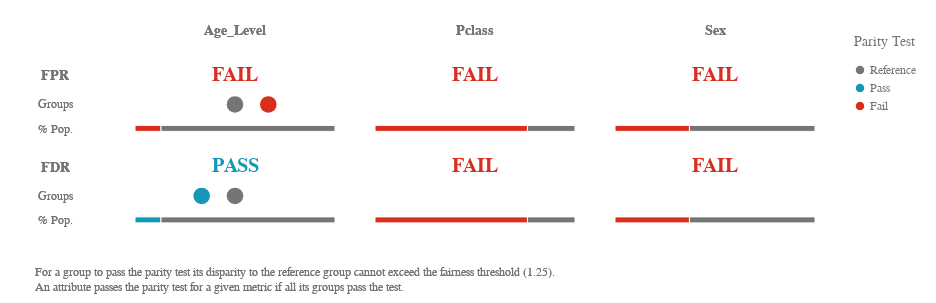

The notebook cell this image was saved under:
### Code cell
metrics = ['fpr','fdr']
disparity_tolerance = 1.25
ap.summary(bdf, metrics, fairness_threshold = disparity_tolerance)

### Figure 1 — Vega-Lite specification as saved in the notebook (floating-point values rounded to 4 significant figures)
{"config": {"view": {"continuousWidth": 400, "continuousHeight": 300, "strokeWidth": 0}, "legend": {"labelColor": "rgb(117,117,117)", "labelFont": "Arial", "labelFontSize": 12, "titleColor": "rgb(117,117,117)", "titleFont": "Arial", "titleFontSize": 14, "titleFontWeight": "normal", "titlePadding": 15}}, "vconcat": [{"hconcat": [{"vconcat": [{"mark": {"type": "text", "align": "center", "baseline": "middle", "color": "rgb(117,117,117)", "font": "Arial", "fontWeight": "bold", "size": 14}, "encoding": {"text": {"value": ""}}, "height": 32.25, "width": 80.0}, {"layer": [{"mark": {"type": "text", "align": "center", "baseline": "middle", "color": "rgb(117,117,117)", "font": "Arial", "fontWeight": "bold", "size": 14}, "encoding": {"text": {"value": "FPR"}, "y": {"type": "quantitative", "axis": {"domain": false, "grid": false, "labels": false, "ticks": false, "title": " "}, "field": "y_position", "scale": {"domain": [3, 1]}}}, "transform": [{"calculate": "1.2", "as": "y_position"}]}, {"mark": {"type": "text", "align": "center", "baseline": "middle", "color": "rgb(117,117,117)", "font": "Arial", "size": 12}, "encoding": {"text": {"value": "Groups"}, "y": {"type": "quantitative", "axis": {"domain": false, "grid": false, "labels": false, "ticks": false, "title": " "}, "field": "y_position", "scale": {"domain": [3, 1]}}}, "transform": [{"calculate": "2", "as": "y_position"}]}, {"mark": {"type": "text", "align": "center", "baseline": "middle", "color": "rgb(117,117,117)", "font": "Arial", "size": 12}, "encoding": {"text": {"value": "% Pop."}, "y": {"type": "quantitative", "axis": {"domain": false, "grid": false, "labels": false, "ticks": false, "title": " "}, "field": "y_position", "scale": {"domain": [3, 1]}}}, "transform": [{"calculate": "2.7", "as": "y_position"}]}], "height": 69.88, "width": 80.0}, {"layer": [{"mark": {"type": "text", "align": "center", "baseline": "middle", "color": "rgb(117,117,117)", "font": "Arial", "fontWeight": "bold", "size": 14}, "encoding": {"text": {"value": "FDR"}, "y": {"type": "quantitative", "axis": {"domain": false, "grid": false, "labels": false, "ticks": false, "title": " "}, "field": "y_position", "scale": {"domain": [3, 1]}}}, "transform": [{"calculate": "1.2", "as": "y_position"}]}, {"mark": {"type": "text", "align": "center", "baseline": "middle", "color": "rgb(117,117,117)", "font": "Arial", "size": 12}, "encoding": {"text": {"value": "Groups"}, "y": {"type": "quantitative", "axis": {"domain": false, "grid": false, "labels": false, "ticks": false, "title": " "}, "field": "y_position", "scale": {"domain": [3, 1]}}}, "transform": [{"calculate": "2", "as": "y_position"}]}, {"mark": {"type": "text", "align": "center", "baseline": "middle", "color": "rgb(117,117,117)", "font": "Arial", "size": 12}, "encoding": {"text": {"value": "% Pop."}, "y": {"type": "quantitative", "axis": {"domain": false, "grid": false, "labels": false, "ticks": false, "title": " "}, "field": "y_position", "scale": {"domain": [3, 1]}}}, "transform": [{"calculate": "2.7", "as": "y_position"}]}], "height": 69.88, "width": 80.0}], "bounds": "flush", "data": {"name": "data-79dd248bdaa0ea02c535240e8ad022c8"}, "spacing": 21.5}, {"hconcat": [{"vconcat": [{"data": {"name": "data-79dd248bdaa0ea02c535240e8ad022c8"}, "mark": {"type": "text", "align": "center", "baseline": "middle", "color": "rgb(117,117,117)", "font": "Arial", "fontWeight": "bold", "size": 14}, "encoding": {"text": {"value": "Age_Level"}}, "height": 32.25, "width": 200.0}, {"layer": [{"data": {"name": "data-0648884f34076ca4404072fa7f837079"}, "mark": {"type": "text", "align": "center", "baseline": "middle", "font": "Arial", "fontWeight": "bold", "size": 20}, "encoding": {"color": {"type": "ordinal", "field": "parity_result", "legend": {"title": ""}, "scale": {"domain": ["Reference", "Pass", "Fail"], "range": ["rgb(117,117,117)", "rgb(20, 152, 181)", "rgb(217, 46, 28)"]}}, "text": {"value": "FAIL"}, "y": {"type": "quantitative", "axis": {"domain": false, "grid": false, "labels": false, "ticks": false, "title": " "}, "field": "y_position", "scale": {"domain": [3, 1]}}}, "transform": [{"calculate": "1", "as": "y_position"}]}, {"data": {"name": "data-e6fd1ef93f565a9c14b4dc5e25f5c500"}, "mark": {"type": "bar", "size": 6, "stroke": "white"}, "encoding": {"color": {"type": "ordinal", "field": "fpr_parity_result", "legend": {"padding": 20, "title": "Parity Test"}, "scale": {"domain": ["Reference", "Pass", "Fail"], "range": ["rgb(117,117,117)", "rgb(20, 152, 181)", "rgb(217, 46, 28)"]}}, "tooltip": [{"type": "nominal", "field": "fpr_parity_result", "title": "Parity"}, {"type": "nominal", "field": "tooltip_group_size", "title": "Size"}, {"type": "nominal", "field": "tooltip_groups_name_size", "title": "Groups"}], "x": {"type": "quantitative", "aggregate": "sum", "axis": {"domain": false, "grid": false, "labels": false, "ticks": false, "title": " "}, "field": "group_size", "stack": "normalize"}, "y": {"type": "quantitative", "axis": {"domain": false, "grid": false, "labels": false, "ticks": false, "title": " "}, "field": "y_position", "scale": {"domain": [3, 1]}}}, "transform": [{"calculate": "2.8", "as": "y_position"}]}, {"data": {"name": "data-40647baace03944002fd5cad373a7cc6"}, "mark": {"type": "circle", "opacity": 1}, "encoding": {"color": {"type": "ordinal", "field": "fpr_parity_result", "legend": {"title": ""}, "scale": {"domain": ["Reference", "Pass", "Fail"], "range": ["rgb(117,117,117)", "rgb(20, 152, 181)", "rgb(217, 46, 28)"]}}, "size": {"value": 275}, "tooltip": [{"type": "nominal", "field": "attribute_value", "title": "Group"}, {"type": "nominal", "field": "tooltip_group_size", "title": "Group Size"}, {"type": "nominal", "field": "tooltip_parity_test_explanation_fpr", "title": "Parity Test"}, {"type": "nominal", "field": "tooltip_disparity_explanation_fpr", "title": "Disparity"}, {"type": "quantitative", "field": "fpr", "format": ".2f", "title": "FPR"}], "x": {"type": "quantitative", "axis": {"domain": false, "grid": false, "labels": false, "ticks": false, "title": " "}, "field": "fpr_disparity_rank", "scale": {"domain": [-3, 3], "nice": false}}, "y": {"type": "quantitative", "axis": {"domain": false, "grid": false, "labels": false, "ticks": false, "title": " "}, "field": "y_position", "scale": {"domain": [3, 1]}}}, "transform": [{"calculate": "2", "as": "y_position"}]}], "height": 69.88, "resolve": {"scale": {"x": "independent"}}, "width": 200.0}, {"layer": [{"data": {"name": "data-126d4ae515fac080ab56453e43289c66"}, "mark": {"type": "text", "align": "center", "baseline": "middle", "font": "Arial", "fontWeight": "bold", "size": 20}, "encoding": {"color": {"type": "ordinal", "field": "parity_result", "legend": {"title": ""}, "scale": {"domain": ["Reference", "Pass", "Fail"], "range": ["rgb(117,117,117)", "rgb(20, 152, 181)", "rgb(217, 46, 28)"]}}, "text": {"value": "PASS"}, "y": {"type": "quantitative", "axis": {"domain": false, "grid": false, "labels": false, "ticks": false, "title": " "}, "field": "y_position", "scale": {"domain": [3, 1]}}}, "transform": [{"calculate": "1", "as": "y_position"}]}, {"data": {"name": "data-69a6688c089bfc1f8120553234045665"}, "mark": {"type": "bar", "size": 6, "stroke": "white"}, "encoding": {"color": {"type": "ordinal", "field": "fdr_parity_result", "legend": {"padding": 20, "title": "Parity Test"}, "scale": {"domain": ["Reference", "Pass", "Fail"], "range": ["rgb(117,117,117)", "rgb(20, 152, 181)", "rgb(217, 46, 28)"]}}, "tooltip": [{"type": "nominal", "field": "fdr_parity_result", "title": "Parity"}, {"type": "nominal", "field": "tooltip_group_size", "title": "Size"}, {"type": "nominal", "field": "tooltip_groups_name_size", "title": "Groups"}], "x": {"type": "quantitative", "aggregate": "sum", "axis": {"domain": false, "grid": false, "labels": false, "ticks": false, "title": " "}, "field": "group_size", "stack": "normalize"}, "y": {"type": "quantitative", "axis": {"domain": false, "grid": false, "labels": false, "ticks": false, "title": " "}, "field": "y_position", "scale": {"domain": [3, 1]}}}, "transform": [{"calculate": "2.8", "as": "y_position"}]}, {"data": {"name": "data-40647baace03944002fd5cad373a7cc6"}, "mark": {"type": "circle", "opacity": 1}, "encoding": {"color": {"type": "ordinal", "field": "fdr_parity_result", "legend": {"title": ""}, "scale": {"domain": ["Reference", "Pass", "Fail"], "range": ["rgb(117,117,117)", "rgb(20, 152, 181)", "rgb(217, 46, 28)"]}}, "size": {"value": 275}, "tooltip": [{"type": "nominal", "field": "attribute_value", "title": "Group"}, {"type": "nominal", "field": "tooltip_group_size", "title": "Group Size"}, {"type": "nominal", "field": "tooltip_parity_test_explanation_fdr", "title": "Parity Test"}, {"type": "nominal", "field": "tooltip_disparity_explanation_fdr", "title": "Disparity"}, {"type": "quantitative", "field": "fdr", "format": ".2f", "title": "FDR"}], "x": {"type": "quantitative", "axis": {"domain": false, "grid": false, "labels": false, "ticks": false, "title": " "}, "field": "fdr_disparity_rank", "scale": {"domain": [-3, 3], "nice": false}}, "y": {"type": "quantitative", "axis": {"domain": false, "grid": false, "labels": false, "ticks": false, "title": " "}, "field": "y_position", "scale": {"domain": [3, 1]}}}, "transform": [{"calculate": "2", "as": "y_position"}]}], "height": 69.88, "resolve": {"scale": {"x": "independent"}}, "width": 200.0}], "bounds": "flush", "spacing": 21.5}, {"vconcat": [{"data": {"name": "data-79dd248bdaa0ea02c535240e8ad022c8"}, "mark": {"type": "text", "align": "center", "baseline": "middle", "color": "rgb(117,117,117)", "font": "Arial", "fontWeight": "bold", "size": 14}, "encoding": {"text": {"value": "Pclass"}}, "height": 32.25, "width": 200.0}, {"layer": [{"data": {"name": "data-0648884f34076ca4404072fa7f837079"}, "mark": {"type": "text", "align": "center", "baseline": "middle", "font": "Arial", "fontWeight": "bold", "size": 20}, "encoding": {"color": {"type": "ordinal", "field": "parity_result", "legend": {"title": ""}, "scale": {"domain": ["Reference", "Pass", "Fail"], "range": ["rgb(117,117,117)", "rgb(20, 152, 181)", "rgb(217, 46, 28)"]}}, "text": {"value": "FAIL"}, "y": {"type": "quantitative", "axis": {"domain": false, "grid": false, "labels": false, "ticks": false, "title": " "}, "field": "y_position", "scale": {"domain": [3, 1]}}}, "transform": [{"calculate": "1", "as": "y_position"}]}, {"data": {"name": "data-954e41f13d8ffe260ce665554581a3c4"}, "mark": {"type": "bar", "size": 6, "stroke": "white"}, "encoding": {"color": {"type": "ordinal", "field": "fpr_parity_result", "legend": {"padding": 20, "title": "Parity Test"}, "scale": {"domain": ["Reference", "Pass", "Fail"], "range": ["rgb(117,117,117)", "rgb(20, 152, 181)", "rgb(217, 46, 28)"]}}, "tooltip": [{"type": "nominal", "field": "fpr_parity_result", "title": "Parity"}, {"type": "nominal", "field": "tooltip_group_size", "title": "Size"}, {"type": "nominal", "field": "tooltip_groups_name_size", "title": "Groups"}], "x": {"type": "quantitative", "aggregate": "sum", "axis": {"domain": false, "grid": false, "labels": false, "ticks": false, "title": " "}, "field": "group_size", "stack": "normalize"}, "y": {"type": "quantitative", "axis": {"domain": false, "grid": false, "labels": false, "ticks": false, "title": " "}, "field": "y_position", "scale": {"domain": [3, 1]}}}, "transform": [{"calculate": "2.8", "as": "y_position"}]}, {"data": {"name": "data-af0e812ead6b20957ecb960522799c25"}, "mark": {"type": "circle", "opacity": 1}, "encoding": {"color": {"type": "ordinal", "field": "fpr_parity_result", "legend": {"title": ""}, "scale": {"domain": ["Reference", "Pass", "Fail"], "range": ["rgb(117,117,117)", "rgb(20, 152, 181)", "rgb(217, 46, 28)"]}}, "size": {"value": 275}, "tooltip": [{"type": "nominal", "field": "attribute_value", "title": "Group"}, {"type": "nominal", "field": "tooltip_group_size", "title": "Group Size"}, {"type": "nominal", "field": "tooltip_parity_test_explanation_fpr", "title": "Parity Test"}, {"type": "nominal", "field": "tooltip_disparity_explanation_fpr", "title": "Disparity"}, {"type": "quantitative", "field": "fpr", "format": ".2f", "title": "FPR"}], "x": {"type": "quantitative", "axis": {"domain": false, "grid": false, "labels": false, "ticks": false, "title": " "}, "field": "fpr_disparity_rank", "scale": {"domain": [-3, 3], "nice": false}}, "y": {"type": "quantitative", "axis": {"domain": false, "grid": false, "labels": false, "ticks": false, "title": " "}, "field": "y_position", "scale": {"domain": [3, 1]}}}, "transform": [{"calculate": "2", "as": "y_position"}]}], "height": 69.88, "resolve": {"scale": {"x": "independent"}}, "width": 200.0}, {"layer": [{"data": {"name": "data-0648884f34076ca4404072fa7f837079"}, "mark": {"type": "text", "align": "center", "baseline": "middle", "font": "Arial", "fontWeight": "bold", "size": 20}, "encoding": {"color": {"type": "ordinal", "field": "parity_result", "legend": {"title": ""}, "scale": {"domain": ["Reference", "Pass", "Fail"], "range": ["rgb(117,117,117)", "rgb(20, 152, 181)", "rgb(217, 46, 28)"]}}, "text": {"value": "FAIL"}, "y": {"type": "quantitative", "axis": {"domain": false, "grid": false, "labels": false, "ticks": false, "title": " "}, "field": "y_position", "scale": {"domain": [3, 1]}}}, "transform": [{"calculate": "1", "as": "y_position"}]}, {"data": {"name": "data-1a2fdaf5fa46718b06387a035a098459"}, "mark": {"type": "bar", "size": 6, "stroke": "white"}, "encoding": {"color": {"type": "ordinal", "field": "fdr_parity_result", "legend": {"padding": 20, "title": "Parity Test"}, "scale": {"domain": ["Reference", "Pass", "Fail"], "range": ["rgb(117,117,117)", "rgb(20, 152, 181)", "rgb(217, 46, 28)"]}}, "tooltip": [{"type": "nominal", "field": "fdr_parity_result", "title": "Parity"}, {"type": "nominal", "field": "tooltip_group_size", "title": "Size"}, {"type": "nominal", "field": "tooltip_groups_name_size", "title": "Groups"}], "x": {"type": "quantitative", "aggregate": "sum", "axis": {"domain": false, "grid": false, "labels": false, "ticks": false, "title": " "}, "field": "group_size", "stack": "normalize"}, "y": {"type": "quantitative", "axis": {"domain": false, "grid": false, "labels": false, "ticks": false, "title": " "}, "field": "y_position", "scale": {"domain": [3, 1]}}}, "transform": [{"calculate": "2.8", "as": "y_position"}]}, {"data": {"name": "data-af0e812ead6b20957ecb960522799c25"}, "mark": {"type": "circle", "opacity": 1}, "encoding": {"color": {"type": "ordinal", "field": "fdr_parity_result", "legend": {"title": ""}, "scale": {"domain": ["Reference", "Pass", "Fail"], "range": ["rgb(117,117,117)", "rgb(20, 152, 181)", "rgb(217, 46, 28)"]}}, "size": {"value": 275}, "tooltip": [{"type": "nominal", "field": "attribute_value", "title": "Group"}, {"type": "nominal", "field": "tooltip_group_size", "title": "Group Size"}, {"type": "nominal", "field": "tooltip_parity_test_explanation_fdr", "title": "Parity Test"}, {"type": "nominal", "field": "tooltip_disparity_explanation_fdr", "title": "Disparity"}, {"type": "quantitative", "field": "fdr", "format": ".2f", "title": "FDR"}], "x": {"type": "quantitative", "axis": {"domain": false, "grid": false, "labels": false, "ticks": false, "title": " "}, "field": "fdr_disparity_rank", "scale": {"domain": [-3, 3], "nice": false}}, "y": {"type": "quantitative", "axis": {"domain": false, "grid": false, "labels": false, "ticks": false, "title": " "}, "field": "y_position", "scale": {"domain": [3, 1]}}}, "transform": [{"calculate": "2", "as": "y_position"}]}], "height": 69.88, "resolve": {"scale": {"x": "independent"}}, "width": 200.0}], "bounds": "flush", "spacing": 21.5}, {"vconcat": [{"data": {"name": "data-79dd248bdaa0ea02c535240e8ad022c8"}, "mark": {"type": "text", "align": "center", "baseline": "middle", "color": "rgb(117,117,117)", "font": "Arial", "fontWeight": "bold", "size": 14}, "encoding": {"text": {"value": "Sex"}}, "height": 32.25, "width": 200.0}, {"layer": [{"data": {"name": "data-0648884f34076ca4404072fa7f837079"}, "mark": {"type": "text", "align": "center", "baseline": "middle", "font": "Arial", "fontWeight": "bold", "size": 20}, "encoding": {"color": {"type": "ordinal", "field": "parity_result", "legend": {"title": ""}, "scale": {"domain": ["Reference", "Pass", "Fail"], "range": ["rgb(117,117,117)", "rgb(20, 152, 181)", "rgb(217, 46, 28)"]}}, "text": {"value": "FAIL"}, "y": {"type": "quantitative", "axis": {"domain": false, "grid": false, "labels": false, "ticks": false, "title": " "}, "field": "y_position", "scale": {"domain": [3, 1]}}}, "transform": [{"calculate": "1", "as": "y_position"}]}, {"data": {"name": "data-8d2443fb81e6056a213d2d8e71049d39"}, "mark": {"type": "bar", "size": 6, "stroke": "white"}, "encoding": {"color": {"type": "ordinal", "field": "fpr_parity_result", "legend": {"padding": 20, "title": "Parity Test"}, "scale": {"domain": ["Reference", "Pass", "Fail"], "range": ["rgb(117,117,117)", "rgb(20, 152, 181)", "rgb(217, 46, 28)"]}}, "tooltip": [{"type": "nominal", "field": "fpr_parity_result", "title": "Parity"}, {"type": "nominal", "field": "tooltip_group_size", "title": "Size"}, {"type": "nominal", "field": "tooltip_groups_name_size", "title": "Groups"}], "x": {"type": "quantitative", "aggregate": "sum", "axis": {"domain": false, "grid": false, "labels": false, "ticks": false, "title": " "}, "field": "group_size", "stack": "normalize"}, "y": {"type": "quantitative", "axis": {"domain": false, "grid": false, "labels": false, "ticks": false, "title": " "}, "field": "y_position", "scale": {"domain": [3, 1]}}}, "transform": [{"calculate": "2.8", "as": "y_position"}]}, {"data": {"name": "data-1fcefadb0f5b24f142a10d35a097b69a"}, "mark": {"type": "circle", "opacity": 1}, "encoding": {"color": {"type": "ordinal", "field": "fpr_parity_result", "legend": {"title": ""}, "scale": {"domain": ["Reference", "Pass", "Fail"], "range": ["rgb(117,117,117)", "rgb(20, 152, 181)", "rgb(217, 46, 28)"]}}, "size": {"value": 275}, "tooltip": [{"type": "nominal", "field": "attribute_value", "title": "Group"}, {"type": "nominal", "field": "tooltip_group_size", "title": "Group Size"}, {"type": "nominal", "field": "tooltip_parity_test_explanation_fpr", "title": "Parity Test"}, {"type": "nominal", "field": "tooltip_disparity_explanation_fpr", "title": "Disparity"}, {"type": "quantitative", "field": "fpr", "format": ".2f", "title": "FPR"}], "x": {"type": "quantitative", "axis": {"domain": false, "grid": false, "labels": false, "ticks": false, "title": " "}, "field": "fpr_disparity_rank", "scale": {"domain": [-3, 3], "nice": false}}, "y": {"type": "quantitative", "axis": {"domain": false, "grid": false, "labels": false, "ticks": false, "title": " "}, "field": "y_position", "scale": {"domain": [3, 1]}}}, "transform": [{"calculate": "2", "as": "y_position"}]}], "height": 69.88, "resolve": {"scale": {"x": "independent"}}, "width": 200.0}, {"layer": [{"data": {"name": "data-0648884f34076ca4404072fa7f837079"}, "mark": {"type": "text", "align": "center", "baseline": "middle", "font": "Arial", "fontWeight": "bold", "size": 20}, "encoding": {"color": {"type": "ordinal", "field": "parity_result", "legend": {"title": ""}, "scale": {"domain": ["Reference", "Pass", "Fail"], "range": ["rgb(117,117,117)", "rgb(20, 152, 181)", "rgb(217, 46, 28)"]}}, "text": {"value": "FAIL"}, "y": {"type": "quantitative", "axis": {"domain": false, "grid": false, "labels": false, "ticks": false, "title": " "}, "field": "y_position", "scale": {"domain": [3, 1]}}}, "transform": [{"calculate": "1", "as": "y_position"}]}, {"data": {"name": "data-b173bc9ea50b4e904ed8b90baccf9d19"}, "mark": {"type": "bar", "size": 6, "stroke": "white"}, "encoding": {"color": {"type": "ordinal", "field": "fdr_parity_result", "legend": {"padding": 20, "title": "Parity Test"}, "scale": {"domain": ["Reference", "Pass", "Fail"], "range": ["rgb(117,117,117)", "rgb(20, 152, 181)", "rgb(217, 46, 28)"]}}, "tooltip": [{"type": "nominal", "field": "fdr_parity_result", "title": "Parity"}, {"type": "nominal", "field": "tooltip_group_size", "title": "Size"}, {"type": "nominal", "field": "tooltip_groups_name_size", "title": "Groups"}], "x": {"type": "quantitative", "aggregate": "sum", "axis": {"domain": false, "grid": false, "labels": false, "ticks": false, "title": " "}, "field": "group_size", "stack": "normalize"}, "y": {"type": "quantitative", "axis": {"domain": false, "grid": false, "labels": false, "ticks": false, "title": " "}, "field": "y_position", "scale": {"domain": [3, 1]}}}, "transform": [{"calculate": "2.8", "as": "y_position"}]}, {"data": {"name": "data-1fcefadb0f5b24f142a10d35a097b69a"}, "mark": {"type": "circle", "opacity": 1}, "encoding": {"color": {"type": "ordinal", "field": "fdr_parity_result", "legend": {"title": ""}, "scale": {"domain": ["Reference", "Pass", "Fail"], "range": ["rgb(117,117,117)", "rgb(20, 152, 181)", "rgb(217, 46, 28)"]}}, "size": {"value": 275}, "tooltip": [{"type": "nominal", "field": "attribute_value", "title": "Group"}, {"type": "nominal", "field": "tooltip_group_size", "title": "Group Size"}, {"type": "nominal", "field": "tooltip_parity_test_explanation_fdr", "title": "Parity Test"}, {"type": "nominal", "field": "tooltip_disparity_explanation_fdr", "title": "Disparity"}, {"type": "quantitative", "field": "fdr", "format": ".2f", "title": "FDR"}], "x": {"type": "quantitative", "axis": {"domain": false, "grid": false, "labels": false, "ticks": false, "title": " "}, "field": "fdr_disparity_rank", "scale": {"domain": [-3, 3], "nice": false}}, "y": {"type": "quantitative", "axis": {"domain": false, "grid": false, "labels": false, "ticks": false, "title": " "}, "field": "y_position", "scale": {"domain": [3, 1]}}}, "transform": [{"calculate": "2", "as": "y_position"}]}], "height": 69.88, "resolve": {"scale": {"x": "independent"}}, "width": 200.0}], "bounds": "flush", "spacing": 21.5}], "bounds": "flush", "spacing": 240.0}], "bounds": "flush", "spacing": 120.0}, {"layer": [{"mark": {"type": "text", "align": "left", "baseline": "top", "fill": "rgb(117,117,117)", "font": "Arial", "fontSize": 12, "fontWeight": "normal"}, "encoding": {"text": {"value": "For a group to pass the parity test its disparity to the reference group cannot exceed the fairness threshold (1.25)."}, "x": {"value": 20.0}, "y": {"value": 0}}}, {"mark": {"type": "text", "align": "left", "baseline": "top", "fill": "rgb(117,117,117)", "font": "Arial", "fontSize": 12, "fontWeight": "normal"}, "encoding": {"text": {"value": "An attribute passes the parity test for a given metric if all its groups pass the test."}, "x": {"value": 20.0}, "y": {"value": 15.0}}}], "data": {"name": "data-79dd248bdaa0ea02c535240e8ad022c8"}}], "padding": {"top": 15, "bottom": 10}, "$schema": "https://vega.github.io/schema/vega-lite/v4.8.1.json", "datasets": {"data-79dd248bdaa0ea02c535240e8ad022c8": [{"a": 1, "b": 0}, {"a": 1, "b": 0}], "data-0648884f34076ca4404072fa7f837079": [{"parity_result": "Fail"}], "data-e6fd1ef93f565a9c14b4dc5e25f5c500": [{"fpr_parity_result": "Fail", "attribute_name": "Age_Level", "total_entities": 223, "group_size": 29, "tooltip_groups_name_size": "Child (29)", "tooltip_group_size": "29 (13.00%)"}, {"fpr_parity_result": "Reference", "attribute_name": "Age_Level", "total_entities": 223, "group_size": 194, "tooltip_groups_name_size": "Adult (194)", "tooltip_group_size": "194 (87.00%)"}], "data-40647baace03944002fd5cad373a7cc6": [{"attribute_name": "Age_Level", "attribute_value": "Adult", "group_size": 194, "total_entities": 223, "ref_group_value": "Adult", "fpr": 0.056, "fdr": 0.1458, "fpr_disparity": 1.0, "fdr_disparity": 1.0, "fpr_disparity_scaled": 0.0, "fpr_parity_result": "Reference", "tooltip_parity_test_explanation_fpr": "Reference group", "tooltip_disparity_explanation_fpr": "Reference group", "tooltip_group_size": "194 (87.00%)", "fpr_disparity_rank": 0.0, "group_size_formatted": "194", "tooltip_groups_name_size": "Adult (194)", "fdr_disparity_scaled": 0.0, "fdr_parity_result": "Reference", "tooltip_parity_test_explanation_fdr": "Reference group", "tooltip_disparity_explanation_fdr": "Reference group", "fdr_disparity_rank": 0.0}, {"attribute_name": "Age_Level", "attribute_value": "Child", "group_size": 29, "total_entities": 223, "ref_group_value": "Adult", "fpr": 0.1429, "fdr": 0.1333, "fpr_disparity": 2.551, "fdr_disparity": 0.9143, "fpr_disparity_scaled": 1.551, "fpr_parity_result": "Fail", "tooltip_parity_test_explanation_fpr": "Fail. Above fairness threshold of 1.25", "tooltip_disparity_explanation_fpr": "2.55 times larger FPR than the reference group", "tooltip_group_size": "29 (13.00%)", "fpr_disparity_rank": 1.0, "group_size_formatted": "29", "tooltip_groups_name_size": "Child (29)", "fdr_disparity_scaled": -0.09375, "fdr_parity_result": "Pass", "tooltip_parity_test_explanation_fdr": "Pass. Below fairness threshold of 1.25", "tooltip_disparity_explanation_fdr": "1.09 times smaller FDR than the reference group", "fdr_disparity_rank": -1.0}], "data-126d4ae515fac080ab56453e43289c66": [{"parity_result": "Pass"}], "data-69a6688c089bfc1f8120553234045665": [{"fdr_parity_result": "Pass", "attribute_name": "Age_Level", "total_entities": 223, "group_size": 29, "tooltip_groups_name_size": "Child (29)", "tooltip_group_size": "29 (13.00%)"}, {"fdr_parity_result": "Reference", "attribute_name": "Age_Level", "total_entities": 223, "group_size": 194, "tooltip_groups_name_size": "Adult (194)", "tooltip_group_size": "194 (87.00%)"}], "data-954e41f13d8ffe260ce665554581a3c4": [{"fpr_parity_result": "Fail", "attribute_name": "Pclass", "total_entities": 223, "group_size": 170, "tooltip_groups_name_size": "Lower Class (124), Middle Class (46)", "tooltip_group_size": "170 (76.23%)"}, {"fpr_parity_result": "Reference", "attribute_name": "Pclass", "total_entities": 223, "group_size": 53, "tooltip_groups_name_size": "Upper Class (53)", "tooltip_group_size": "53 (23.77%)"}], "data-af0e812ead6b20957ecb960522799c25": [{"attribute_name": "Pclass", "attribute_value": "Lower Class", "group_size": 124, "total_entities": 223, "ref_group_value": "Upper Class", "fpr": 0.08421, "fdr": 0.381, "fpr_disparity": 10.0, "fdr_disparity": 10.0, "fpr_disparity_scaled": 9.0, "fpr_parity_result": "Fail", "tooltip_parity_test_explanation_fpr": "Fail. Above fairness threshold of 1.25", "tooltip_disparity_explanation_fpr": "10.00 times larger FPR than the reference group", "tooltip_group_size": "124 (55.61%)", "fpr_disparity_rank": null, "group_size_formatted": "124", "tooltip_groups_name_size": "Lower Class (124)", "fdr_disparity_scaled": 9.0, "fdr_parity_result": "Fail", "tooltip_parity_test_explanation_fdr": "Fail. Above fairness threshold of 1.25", "tooltip_disparity_explanation_fdr": "10.00 times larger FDR than the reference group", "fdr_disparity_rank": null}, {"attribute_name": "Pclass", "attribute_value": "Middle Class", "group_size": 46, "total_entities": 223, "ref_group_value": "Upper Class", "fpr": 0.03704, "fdr": 0.05263, "fpr_disparity": 10.0, "fdr_disparity": 10.0, "fpr_disparity_scaled": 9.0, "fpr_parity_result": "Fail", "tooltip_parity_test_explanation_fpr": "Fail. Above fairness threshold of 1.25", "tooltip_disparity_explanation_fpr": "10.00 times larger FPR than the reference group", "tooltip_group_size": "46 (20.63%)", "fpr_disparity_rank": null, "group_size_formatted": "46", "tooltip_groups_name_size": "Middle Class (46)", "fdr_disparity_scaled": 9.0, "fdr_parity_result": "Fail", "tooltip_parity_test_explanation_fdr": "Fail. Above fairness threshold of 1.25", "tooltip_disparity_explanation_fdr": "10.00 times larger FDR than the reference group", "fdr_disparity_rank": null}, {"attribute_name": "Pclass", "attribute_value": "Upper Class", "group_size": 53, "total_entities": 223, "ref_group_value": "Upper Class", "fpr": 0.0, "fdr": 0.0, "fpr_disparity": null, "fdr_disparity": null, "fpr_disparity_scaled": null, "fpr_parity_result": "Reference", "tooltip_parity_test_explanation_fpr": "Reference group", "tooltip_disparity_explanation_fpr": "Reference group", "tooltip_group_size": "53 (23.77%)", "fpr_disparity_rank": null, "group_size_formatted": "53", "tooltip_groups_name_size": "Upper Class (53)", "fdr_disparity_scaled": null, "fdr_parity_result": "Reference", "tooltip_parity_test_explanation_fdr": "Reference group", "tooltip_disparity_explanation_fdr": "Reference group", "fdr_disparity_rank": null}], "data-1a2fdaf5fa46718b06387a035a098459": [{"fdr_parity_result": "Fail", "attribute_name": "Pclass", "total_entities": 223, "group_size": 170, "tooltip_groups_name_size": "Lower Class (124), Middle Class (46)", "tooltip_group_size": "170 (76.23%)"}, {"fdr_parity_result": "Reference", "attribute_name": "Pclass", "total_entities": 223, "group_size": 53, "tooltip_groups_name_size": "Upper Class (53)", "tooltip_group_size": "53 (23.77%)"}], "data-8d2443fb81e6056a213d2d8e71049d39": [{"fpr_parity_result": "Fail", "attribute_name": "Sex", "total_entities": 223, "group_size": 83, "tooltip_groups_name_size": "Female (83)", "tooltip_group_size": "83 (37.22%)"}, {"fpr_parity_result": "Reference", "attribute_name": "Sex", "total_entities": 223, "group_size": 140, "tooltip_groups_name_size": "Male (140)", "tooltip_group_size": "140 (62.78%)"}], "data-1fcefadb0f5b24f142a10d35a097b69a": [{"attribute_name": "Sex", "attribute_value": "Female", "group_size": 83, "total_entities": 223, "ref_group_value": "Male", "fpr": 0.375, "fdr": 0.1475, "fpr_disparity": 10.0, "fdr_disparity": 10.0, "fpr_disparity_scaled": 9.0, "fpr_parity_result": "Fail", "tooltip_parity_test_explanation_fpr": "Fail. Above fairness threshold of 1.25", "tooltip_disparity_explanation_fpr": "10.00 times larger FPR than the reference group", "tooltip_group_size": "83 (37.22%)", "fpr_disparity_rank": null, "group_size_formatted": "83", "tooltip_groups_name_size": "Female (83)", "fdr_disparity_scaled": 9.0, "fdr_parity_result": "Fail", "tooltip_parity_test_explanation_fdr": "Fail. Above fairness threshold of 1.25", "tooltip_disparity_explanation_fdr": "10.00 times larger FDR than the reference group", "fdr_disparity_rank": null}, {"attribute_name": "Sex", "attribute_value": "Male", "group_size": 140, "total_entities": 223, "ref_group_value": "Male", "fpr": 0.0, "fdr": 0.0, "fpr_disparity": null, "fdr_disparity": null, "fpr_disparity_scaled": null, "fpr_parity_result": "Reference", "tooltip_parity_test_explanation_fpr": "Reference group", "tooltip_disparity_explanation_fpr": "Reference group", "tooltip_group_size": "140 (62.78%)", "fpr_disparity_rank": null, "group_size_formatted": "140", "tooltip_groups_name_size": "Male (140)", "fdr_disparity_scaled": null, "fdr_parity_result": "Reference", "tooltip_parity_test_explanation_fdr": "Reference group", "tooltip_disparity_explanation_fdr": "Reference group", "fdr_disparity_rank": null}], "data-b173bc9ea50b4e904ed8b90baccf9d19": [{"fdr_parity_result": "Fail", "attribute_name": "Sex", "total_entities": 223, "group_size": 83, "tooltip_groups_name_size": "Female (83)", "tooltip_group_size": "83 (37.22%)"}, {"fdr_parity_result": "Reference", "attribute_name": "Sex", "total_entities": 223, "group_size": 140, "tooltip_groups_name_size": "Male (140)", "tooltip_group_size": "140 (62.78%)"}]}}
